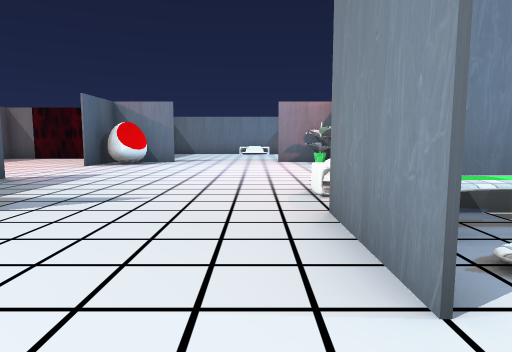
View 1 (above)

16 first-person views from a walk through a Unity game level. The camera is 1.4 m above the floor, tilts 6° down and sees 75° across. The floor is counted in squares, 2 m on a side. Each view is taken from the middle of a square. On the plan, view 1 faces up. The plan holds only what a view shows up to about 10 squares ahead; the rest is blank. The place goes on beyond the plan. The player character is not drawn. Some animated figures are not drawn. Some surface patterns are stand-ins.

View 2
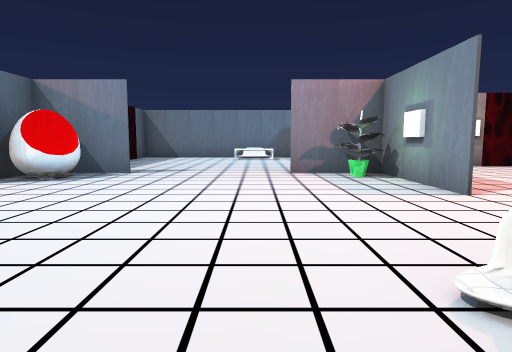

View 3
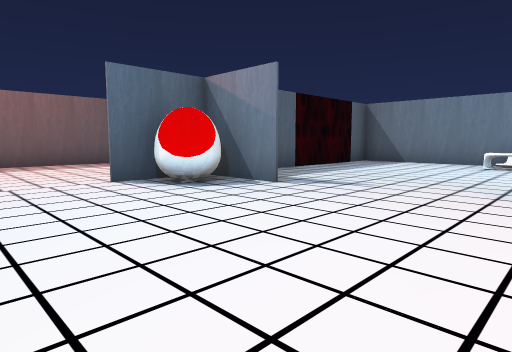

View 4
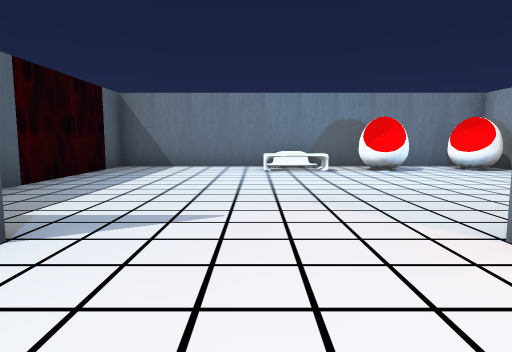

View 5
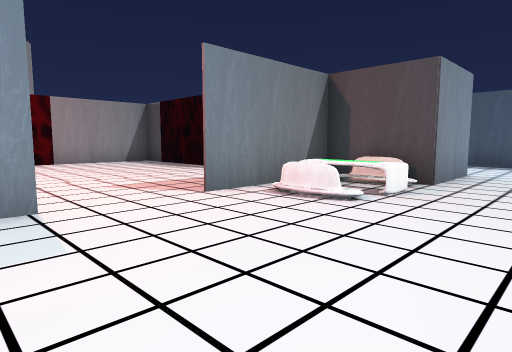

View 6
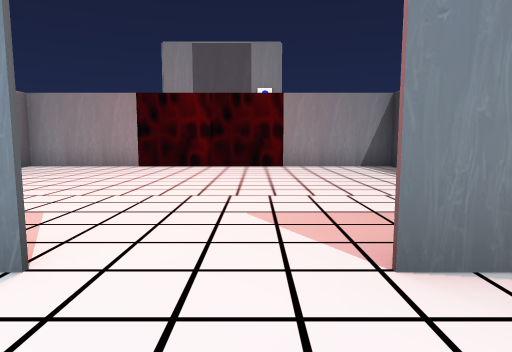

View 7
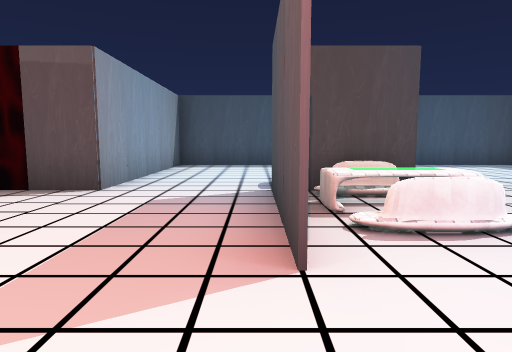

View 8
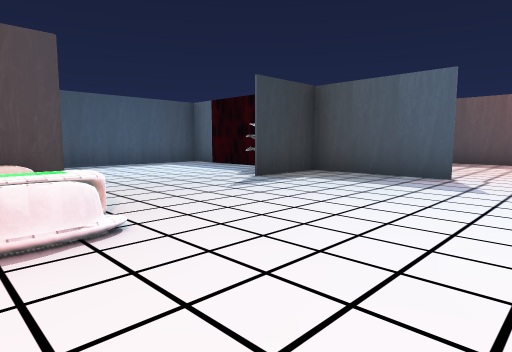

View 9
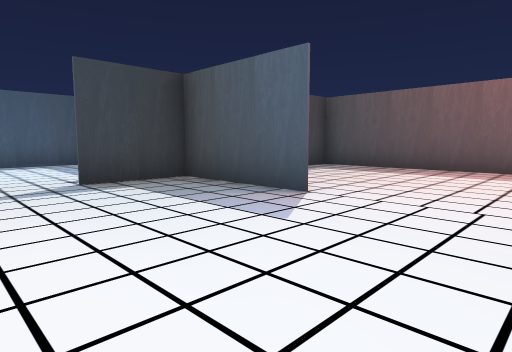

View 10
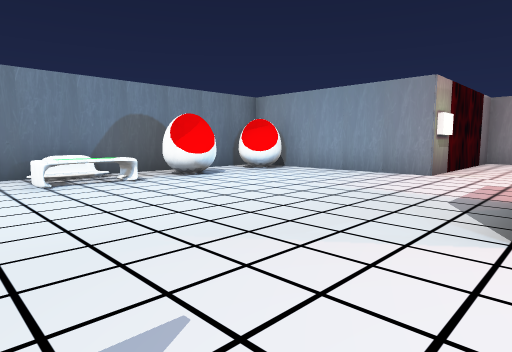

View 11
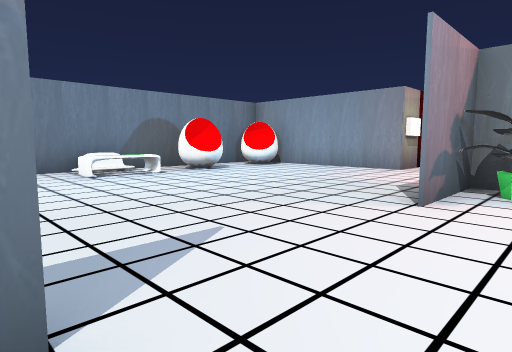

View 12
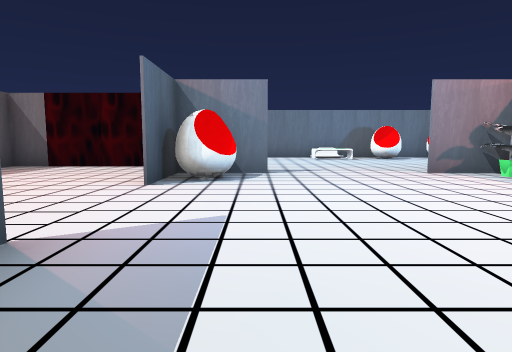

View 13
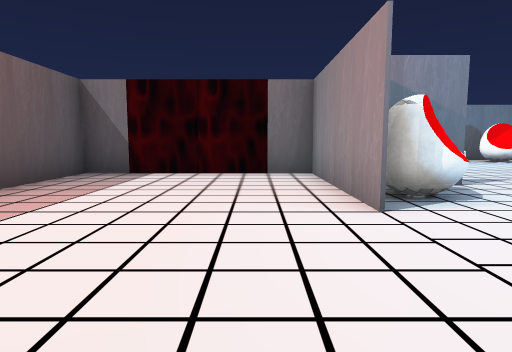

View 14
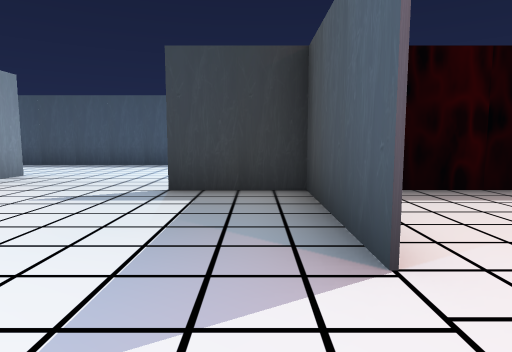

View 15
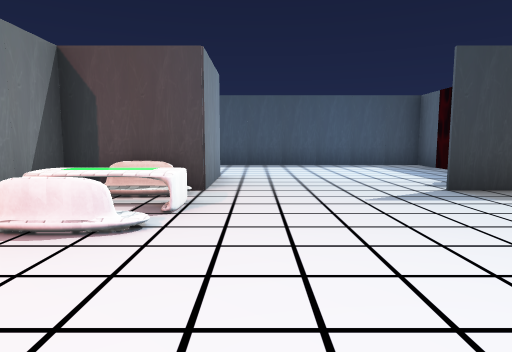

View 16
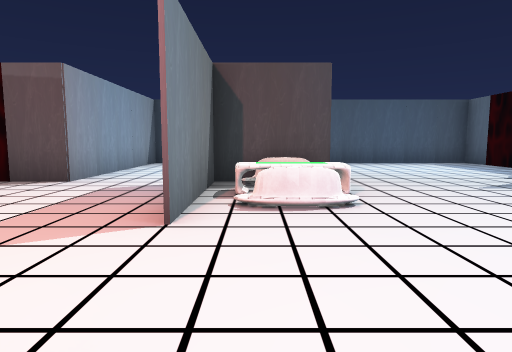

### Floor plan
Points are (right, up) in squares from view 1. A wall is a line through its corners. A room is listed if a view was taken in it or the views show most of it. See-through windows are left out.
Room 1 (views 1, 2, 3, 4, 5, 6, 7, 8, 9, 10, 11, 12, 13, 14, 15, 16)
walls: (2.7, 8.1) (2.7, 11.2) (0.8, 11.2); (2.8, 6.2) (2.8, 4.1); (2.7, 4) (2.7, 6.2); (-2.6, 11.2) (-4.7, 11.2) (-4.7, 9.2); (-4.7, 6.4) (-4.7, 3.3) (-2.8, 3.3); (-4.8, 9.2) (-4.8, 13.2) (-9.7, 13.2) (-9.7, 3.3) (-8.9, 3.3); (0.7, 1.2) (0.7, 3.3) (1.6, 3.3); (-4.7, 1.2) (-4.7, -1.7) (5.2, -1.7) (5.2, 3.3) (7.4, 3.3); (9.8, 3.3) (10.2, 3.3) (10.2, 13.2) (5.2, 13.2) (5.2, 17.5); (4.6, 18.2) (-4.7, 18.2) (-4.7, 13.5)
objects: other object (-4, 2); other object (0, 17); chair (0, 18); other object (1, 4) to (2, 5); chair (2, 2); chair (2, 3); chair (2, 6)

Positions as (right, up) in squares from view 1, and headings:
1: (0, 0), facing up
2: (0, 4), facing up
3: (1, 7), facing up-left
4: (-1, 9), facing up
5: (-1, 9), facing down-right
6: (1, 7), facing right
7: (3, 8), facing down
8: (2, 8), facing down-left
9: (-1, 9), facing down-left
10: (-2, 11), facing up-right
11: (-3, 10), facing up-right
12: (-3, 4), facing up
13: (-6, 6), facing up
14: (-4, 8), facing down
15: (0, 8), facing down
16: (2, 9), facing down
